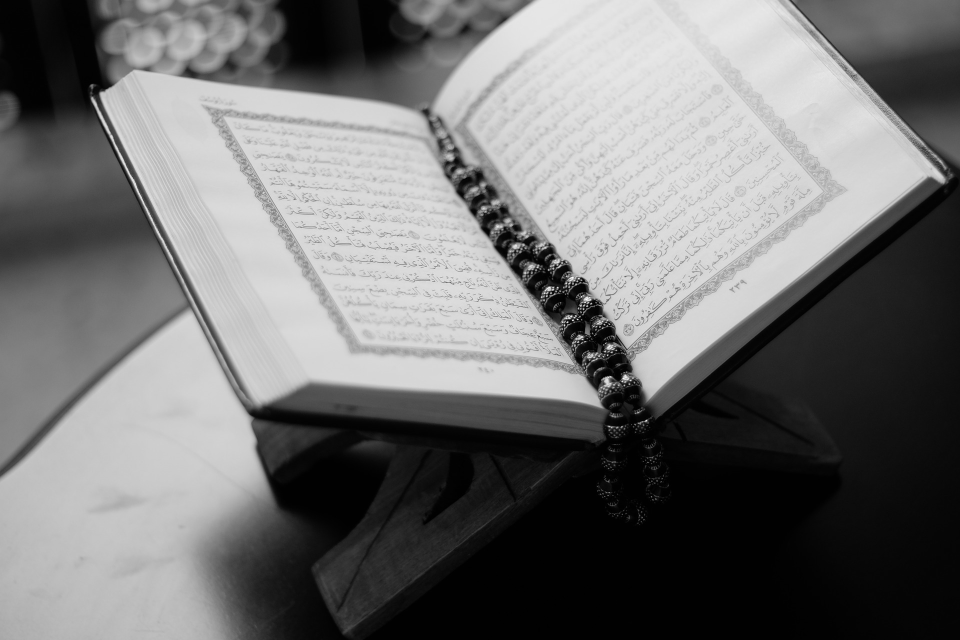
#> input picture quran.jpg, 1920 x 1280 px (shown at 1/2 size)
$ python mousecoords.py ../../../quran.jpg
#> lines starting #> are read from the running program, lines starting #| are printed output that depends on the picture
import numpy as np
import cv2 as cv
import os
import sys

args = sys.argv

# Reduce the size of image by this number to show image completely in screen
descalingFactor =  3

# mouse callback function, which will print the coordinates in console
def print_coord(event,x,y,flags,param):
    if event == cv.EVENT_MOUSEMOVE:
        print(f'{x*descalingFactor, y*descalingFactor}\r', end="")
filename =  len(args)>1 and args[1] or 'NOBLE-QURAN_basaa Basaa language cameroon Mbene_Page_001.tiff'
img = cv.imread(cv.samples.findFile(os.path.join(filename)))
#> img is the input picture: shape (1280, 1920, 3); min 0, max 255, mean 114.7
imgheight, imgwidth = img.shape[:2]
#> imgheight = 1280; imgwidth = 1920
resizedImg = cv.resize(img,(int(imgwidth/descalingFactor), int(imgheight/descalingFactor)), interpolation = cv.INTER_AREA)
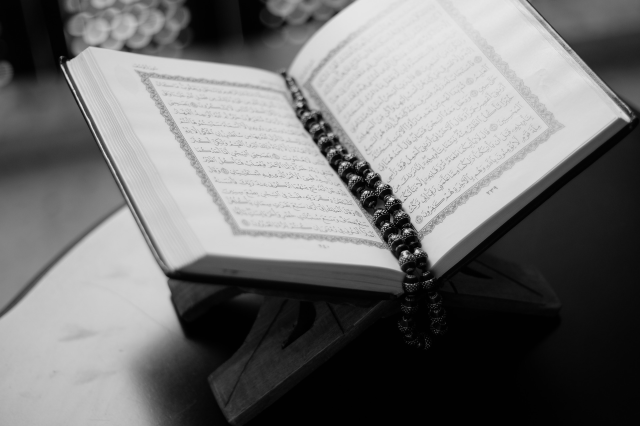
#> resizedImg: shape (426, 640, 3); min 0, max 234, mean 114.7
cv.namedWindow('Get Coordinates')
cv.setMouseCallback('Get Coordinates',print_coord)
cv.imshow('Get Coordinates',resizedImg)
cv.waitKey(0)

#cv.destroyAllWindows()
